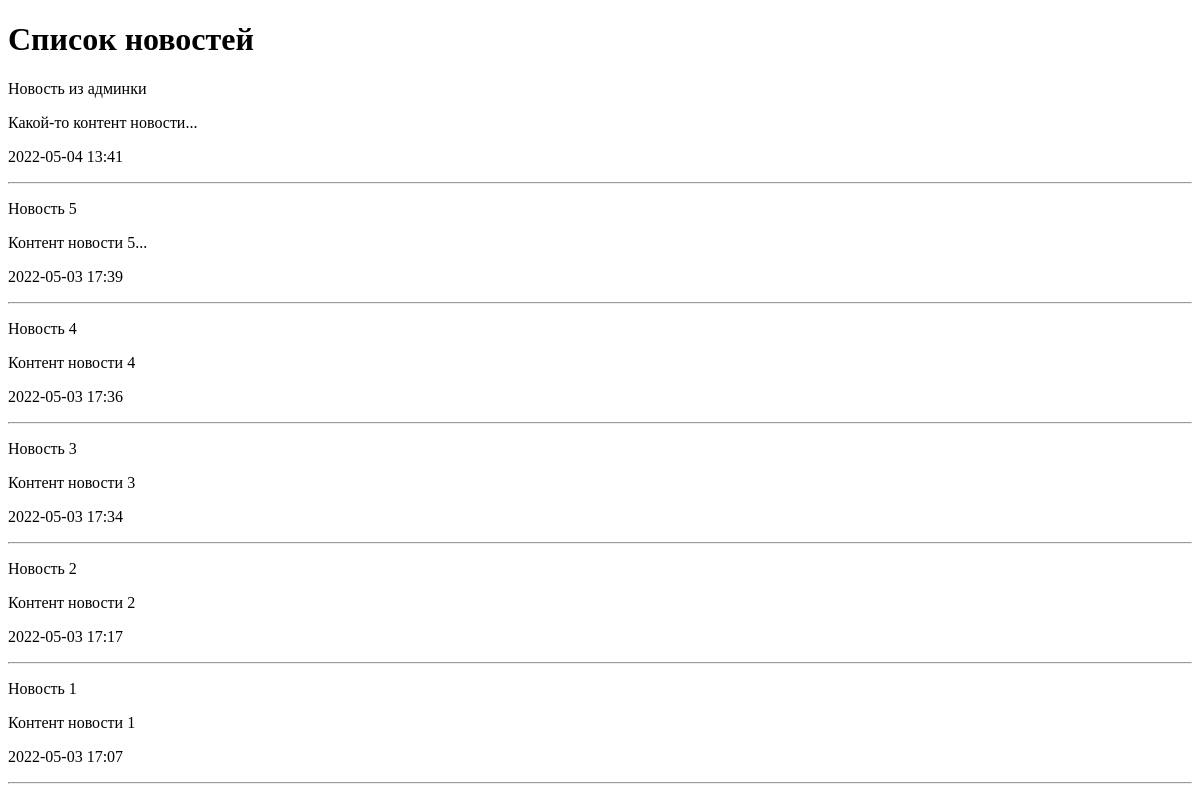
Before: / with the older database file.
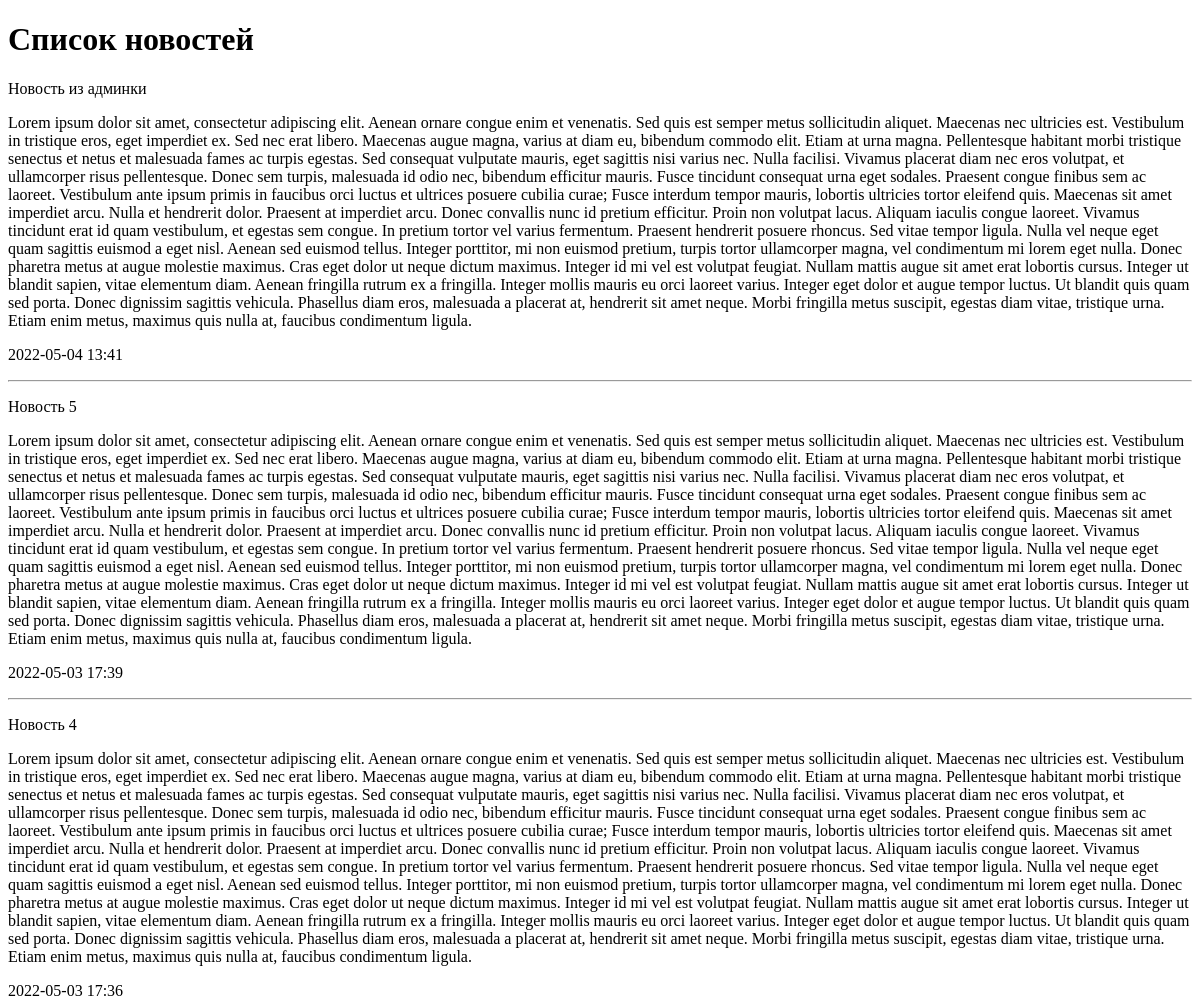
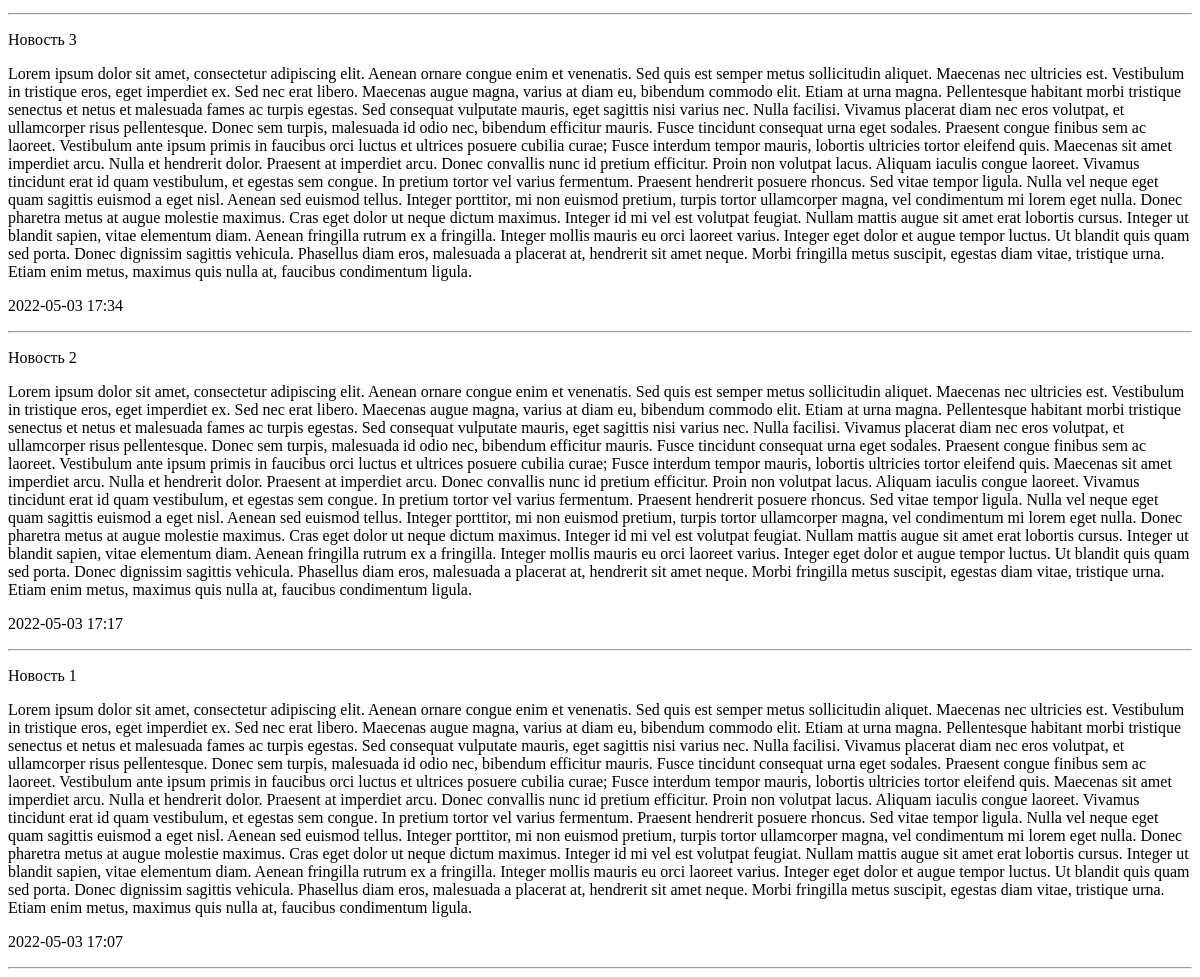
After: the same page with the newer database file (2 pictures, top to bottom).
### news/models.py (models this page shows, shortened)
class News(models.Model):
    title = models.CharField(max_length=150, verbose_name='Наименование')
    content = models.TextField(blank=True, verbose_name='Контент')
    created_at = models.DateTimeField(auto_now_add=True, verbose_name='Дата публикации')
    updated_at = models.DateTimeField(auto_now=True, verbose_name='Обновлено')
    photo = models.ImageField(upload_to='photos/%Y/%m/%d/', verbose_name='Фото', blank=True)
    is_published = models.BooleanField(default=True, verbose_name='Опубликовано')
    category = models.ForeignKey('Category', on_delete=models.PROTECT, null=True, verbose_name='Категория')
    class Meta:
        verbose_name = 'Новость'
        verbose_name_plural = 'Новости'
        ordering = ['-created_at']

### news/views.py (the view)
# urls.py: path('', index, name='home'),
def index(request):
    news = News.objects.all()
    categories = Category.objects.all()
    context = {
        'news': news,
        'title': 'Список новостей',
        'categories': categories,
    }
    return render(request, 'news/index.html', context)

### news/templates/news/index.html (shortened to what this page needs)
<!DOCTYPE html>
<html lang="en">
<head>
</head>
<body>
<h1> {{ title }} </h1>
{% for item in news %}
    <div>
        <p>
            {{ item.title }}
        </p>
        <p>
            {{ item.content }}
        </p>
        <p>
            {{ item.created_at|date:"Y-m-d H:i" }}
        </p>
        <hr>
    </div>
{% endfor %}
</body>
</html>

Changed rows visible on the page:
changed News "Новость из админки": content "Какой-то контент новости..." → "Lorem ipsum dolor sit amet, consectetur adipiscing elit. Aenean ornare congue enim et venenatis. Sed quis est semper metus sollicitudin aliquet. Maecenas nec ultricies est. Vestibulum in tristique eros, eget imperdiet ex. Sed nec erat libero. Maecenas augue magna, varius at diam eu, bibendum commodo elit. Etiam at urna magna. Pellentesque habitant morbi tristique senectus et netus et malesuada fames ac turpis egestas. Sed consequat vulputate mauris, eget sagittis nisi varius nec. Nulla facilisi. Vivamus placerat diam nec eros volutpat, et ullamcorper risus pellentesque. Donec sem turpis, malesuada id odio nec, bibendum efficitur mauris. Fusce tincidunt consequat urna eget sodales. Praesent…"
changed News "Новость 5": content "Контент новости 5..." → "Lorem ipsum dolor sit amet, consectetur adipiscing elit. Aenean ornare congue enim et venenatis. Sed quis est semper metus sollicitudin aliquet. Maecenas nec ultricies est. Vestibulum in tristique eros, eget imperdiet ex. Sed nec erat libero. Maecenas augue magna, varius at diam eu, bibendum commodo elit. Etiam at urna magna. Pellentesque habitant morbi tristique senectus et netus et malesuada fames ac turpis egestas. Sed consequat vulputate mauris, eget sagittis nisi varius nec. Nulla facilisi. Vivamus placerat diam nec eros volutpat, et ullamcorper risus pellentesque. Donec sem turpis, malesuada id odio nec, bibendum efficitur mauris. Fusce tincidunt consequat urna eget sodales. Praesent…"
changed News "Новость 4": content "Контент новости 4" → "Lorem ipsum dolor sit amet, consectetur adipiscing elit. Aenean ornare congue enim et venenatis. Sed quis est semper metus sollicitudin aliquet. Maecenas nec ultricies est. Vestibulum in tristique eros, eget imperdiet ex. Sed nec erat libero. Maecenas augue magna, varius at diam eu, bibendum commodo elit. Etiam at urna magna. Pellentesque habitant morbi tristique senectus et netus et malesuada fames ac turpis egestas. Sed consequat vulputate mauris, eget sagittis nisi varius nec. Nulla facilisi. Vivamus placerat diam nec eros volutpat, et ullamcorper risus pellentesque. Donec sem turpis, malesuada id odio nec, bibendum efficitur mauris. Fusce tincidunt consequat urna eget sodales. Praesent…"
changed News "Новость 3": content "Контент новости 3" → "Lorem ipsum dolor sit amet, consectetur adipiscing elit. Aenean ornare congue enim et venenatis. Sed quis est semper metus sollicitudin aliquet. Maecenas nec ultricies est. Vestibulum in tristique eros, eget imperdiet ex. Sed nec erat libero. Maecenas augue magna, varius at diam eu, bibendum commodo elit. Etiam at urna magna. Pellentesque habitant morbi tristique senectus et netus et malesuada fames ac turpis egestas. Sed consequat vulputate mauris, eget sagittis nisi varius nec. Nulla facilisi. Vivamus placerat diam nec eros volutpat, et ullamcorper risus pellentesque. Donec sem turpis, malesuada id odio nec, bibendum efficitur mauris. Fusce tincidunt consequat urna eget sodales. Praesent…"
changed News "Новость 2": content "Контент новости 2" → "Lorem ipsum dolor sit amet, consectetur adipiscing elit. Aenean ornare congue enim et venenatis. Sed quis est semper metus sollicitudin aliquet. Maecenas nec ultricies est. Vestibulum in tristique eros, eget imperdiet ex. Sed nec erat libero. Maecenas augue magna, varius at diam eu, bibendum commodo elit. Etiam at urna magna. Pellentesque habitant morbi tristique senectus et netus et malesuada fames ac turpis egestas. Sed consequat vulputate mauris, eget sagittis nisi varius nec. Nulla facilisi. Vivamus placerat diam nec eros volutpat, et ullamcorper risus pellentesque. Donec sem turpis, malesuada id odio nec, bibendum efficitur mauris. Fusce tincidunt consequat urna eget sodales. Praesent…"
changed News "Новость 1": content "Контент новости 1" → "Lorem ipsum dolor sit amet, consectetur adipiscing elit. Aenean ornare congue enim et venenatis. Sed quis est semper metus sollicitudin aliquet. Maecenas nec ultricies est. Vestibulum in tristique eros, eget imperdiet ex. Sed nec erat libero. Maecenas augue magna, varius at diam eu, bibendum commodo elit. Etiam at urna magna. Pellentesque habitant morbi tristique senectus et netus et malesuada fames ac turpis egestas. Sed consequat vulputate mauris, eget sagittis nisi varius nec. Nulla facilisi. Vivamus placerat diam nec eros volutpat, et ullamcorper risus pellentesque. Donec sem turpis, malesuada id odio nec, bibendum efficitur mauris. Fusce tincidunt consequat urna eget sodales. Praesent…"
